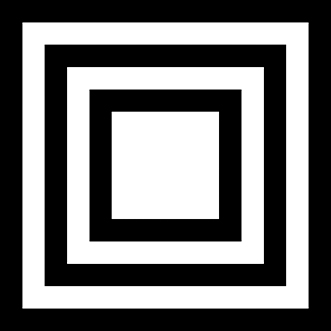
#> input picture landing_field.jpg, 331 x 331 px, given in place of high_res_slow.MOV, which was not available
$ python main.py   (older library calls are emulated)
#> lines starting #> are read from the running program, lines starting #| are printed output that depends on the picture; after the words box and inside, x2 and y2 are one past the last pixel; in counts of white or black regions, pixels touching at a corner belong together; pictures that were not available may be replaced by others from this repository, and a replacement may not be noted
import cv2

# [9 lines of commented-out code are left out]


cap = cv2.VideoCapture("test_movies/high_res_slow.MOV")  # Webcam Capture

while True:
    ret, roi_image = cap.read()
#> roi_image is the input picture: shape (331, 331, 3); min 0, max 255, mean 118
    #roi_image = cv2.imread("test_images/landing_field_2.jpg")

    # convert the image to grayscale, blur it, and find edges
    # in the image
    gray = cv2.cvtColor(roi_image, cv2.COLOR_BGR2GRAY)
    gray = cv2.bilateralFilter(gray, 11, 17, 17)
    ret, gray = cv2.threshold(gray, 150, 255, cv2.THRESH_BINARY)
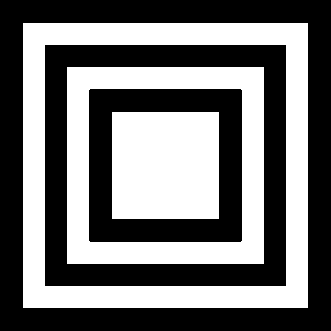
#> gray: shape (331, 331); 45.6% white; 3 white regions, box (x1, y1, x2, y2) and area: (23, 23, 308, 308) 23144, (67, 67, 264, 264) 15404, (112, 112, 219, 219) 11449
    edged = cv2.Canny(gray, 30, 200)
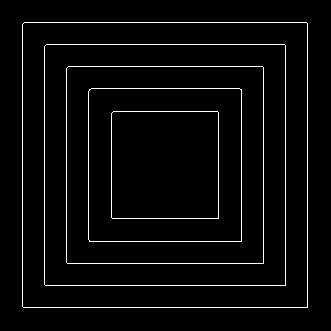
#> edged: shape (331, 331); 3.6% white in thin lines or dots, all inside (x1, y1, x2, y2) = (22, 22, 308, 308)

    # find contours in the edged image, keep only the largest
    # ones, and initialize our screen contour
    (im2, cnts, _) = cv2.findContours(edged.copy(), cv2.RETR_TREE, cv2.CHAIN_APPROX_SIMPLE)
#> cnts = 10 contours; largest, box (x1, y1, x2, y2) and area: (22, 22, 308, 308) 81222, (22, 22, 308, 308) 81222, (44, 44, 286, 286) 58078, (44, 44, 286, 286) 58078, (66, 66, 264, 264) 38806
    #centers = get_centers(cnts)
    #get_n_closest_centers(centers, 4)

    cnts = sorted(cnts, key=cv2.contourArea, reverse=True)[:10]
    screenCnt = None

    # loop over our contours
    for c in cnts:
        # approximate the contour
        peri = cv2.arcLength(c, True)
        approx = cv2.approxPolyDP(c, 0.02 * peri, True)

        # if our approximated contour has four points, then
        # we can assume that we have found our screen
        if len(approx) == 4:
            screenCnt = approx
            break
#> this loop made 1 pass
#> (peri, screenCnt) on pass 1: (1137.7, [[24, 22], [22, 306], [307, 307], [307, 23]])
    gray = cv2.cvtColor(gray, cv2.COLOR_GRAY2RGB)
    if screenCnt is not None:
        #cv2.drawContours(roi_image, [screenCnt], -1, (0, 255, 0), 3)
        for c in cnts:
            cv2.drawContours(gray, [c], -1, (0, 255, 0), 3)
#> this loop made 10 passes
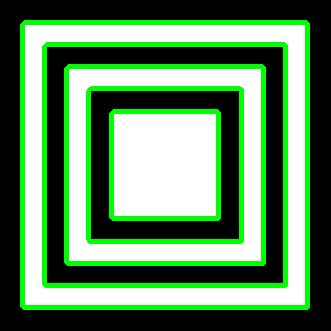
#> gray: shape (331, 331, 3); mean B, G, R 93.7, 139.1, 93.7
    cv2.imshow("Game Boy Screen", gray)
    cv2.waitKey(1)
